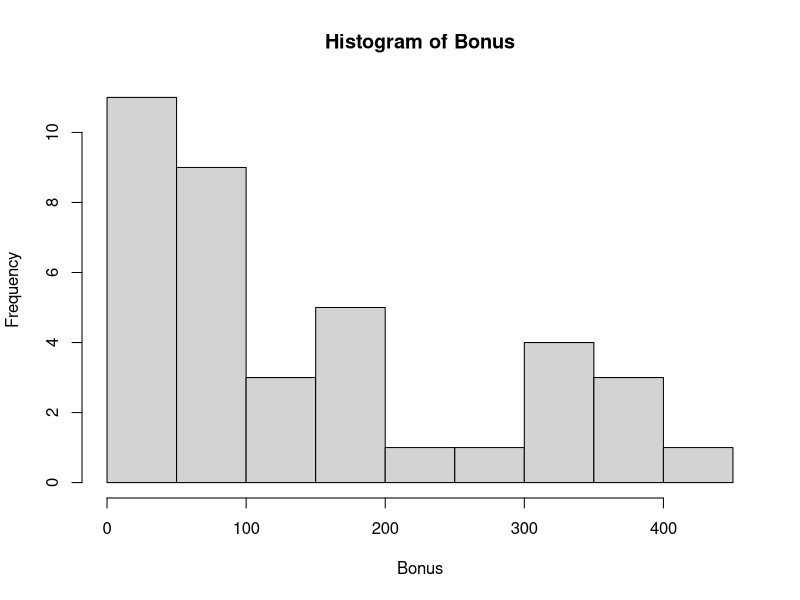
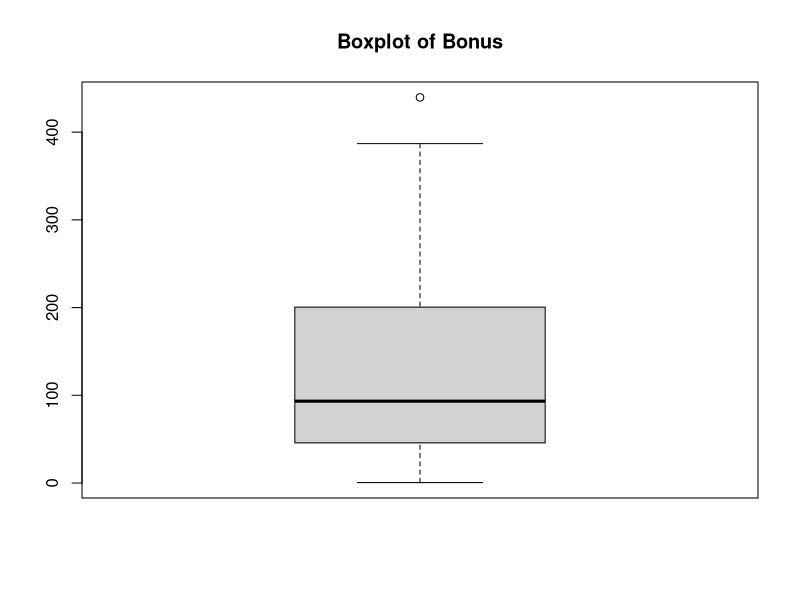

Write the R code that produced these figures, in order. (Note: this script raises an error after producing the figures.)
setwd("C:\\Users\\aungkon\\Desktop\\stat\\assignment\\stat-6637-single-sample")
df <- read.csv("bonus.csv",header = T)
attach(df)
mean(Bonus)
hist(Bonus,8)
summary(Bonus)
boxplot(Bonus)+title("Boxplot of Bonus")

df <- read.csv("entitlement.csv",header = T)
attach(df)
mean(Entitlement)
hist(Entitlement,10)
summary(Entitlement)
boxplot(Entitlement)+title("Boxplot of Entitlement")

qqnorm(Bonus)

shapiro.test(Bonus)

b <- numeric(10000)
for(i in 1:10000) b[i] <- mean(sample(Entitlement,replace = T))
b <- sort(b)
b[250]
b[9750]

qqnorm(Entitlement)

shapiro.test(Entitlement)

t.test(Entitlement,alternative ="greater",mu=1000)
wilcox.test(Entitlement,alternative ="greater",mu=1000)
